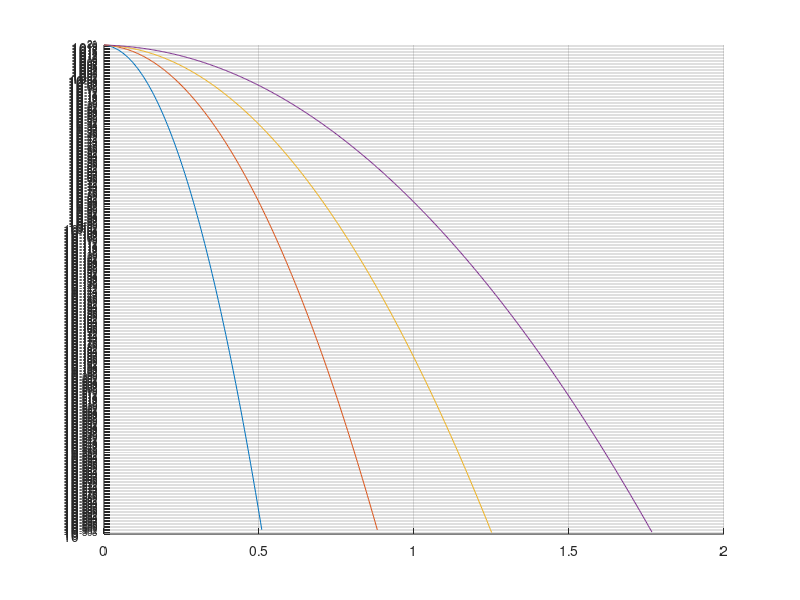

MATLAB code to generate this figure: (Note: this script raises an error after producing the figure.)


clc; clear; close all;

%% Parameters can change 

C_s = 1e21;     % surface concentration [atoms/cm^3]
C_b = 1e15;     % background concentration [atoms/cm^3]
D0 = 10.5;      % diffusion prefactor [cm^2/s]
Ea = 3.69;      % activation energy [eV]
kB = 8.617e-5;  % Boltzmann const [eV/K]

temps = [900 1000 1100] + 273; % furnace temps in K
t_vec = [10 30 60 120]*60;     % diffusion times [s]
x = linspace(0,2e-4,500);      % depth [cm] (0–2 µm)

% Create results folder
if ~exist('results','dir')
    mkdir results
end

%% Loop over temperatures
for T = temps
    D = D0 * exp(-Ea/(kB*T)); % diffusion coefficient at this T
    
    % ---- Frist Constant-source diffusion ----
    fig1 = figure('Color','w'); hold on; grid on;
    for t = t_vec
        C = C_s * erfc(x./(2*sqrt(D*t)));
        semilogy(x*1e4, C, 'DisplayName',sprintf('t=%.0f min',t/60));
    end
    yline(C_b,'--k','Background doping');
    xlabel('Depth x (\mum)'); ylabel('Concentration (atoms/cm^3)');
    title(sprintf('Constant-Source Diffusion @ %d °C',T-273));
    legend('Location','southwest');
    saveas(fig1, sprintf('results/constant_diffusion_%dC.png',T-273));
    
    % ---- Junction depth vs. Time ----
    xj = sqrt(4*D*t_vec) .* erfcinv(C_b/C_s); % junction depth
    fig2 = figure('Color','w'); 
    plot(t_vec/60, xj*1e4,'o-','LineWidth',1.5);
    xlabel('Diffusion time (min)'); ylabel('Junction depth (\mum)');
    title(sprintf('Junction Depth vs. Time @ %d °C',T-273));
    grid on;
    saveas(fig2, sprintf('results/junction_depth_%dC.png',T-273));
    
    % ---- second  limited diffusion source  ----
    Q = 1e14; % total dopant dose [atoms/cm^2]
    fig3 = figure('Color','w'); hold on; grid on;
    for t = t_vec
        C = (Q./sqrt(pi*D*t)) .* exp(-(x.^2)./(4*D*t));
        semilogy(x*1e4, C, 'DisplayName',sprintf('t=%.0f min',t/60));
    end
    xlabel('Depth x (\mum)'); ylabel('Concentration (atoms/cm^3)');
    title(sprintf('Limited-Source Diffusion @ %d °C',T-273));
    legend('Location','southwest');
    saveas(fig3, sprintf('results/limited_diffusion_%dC.png',T-273));
end

disp(' All simulations complete. Figures saved in /results folder.');
